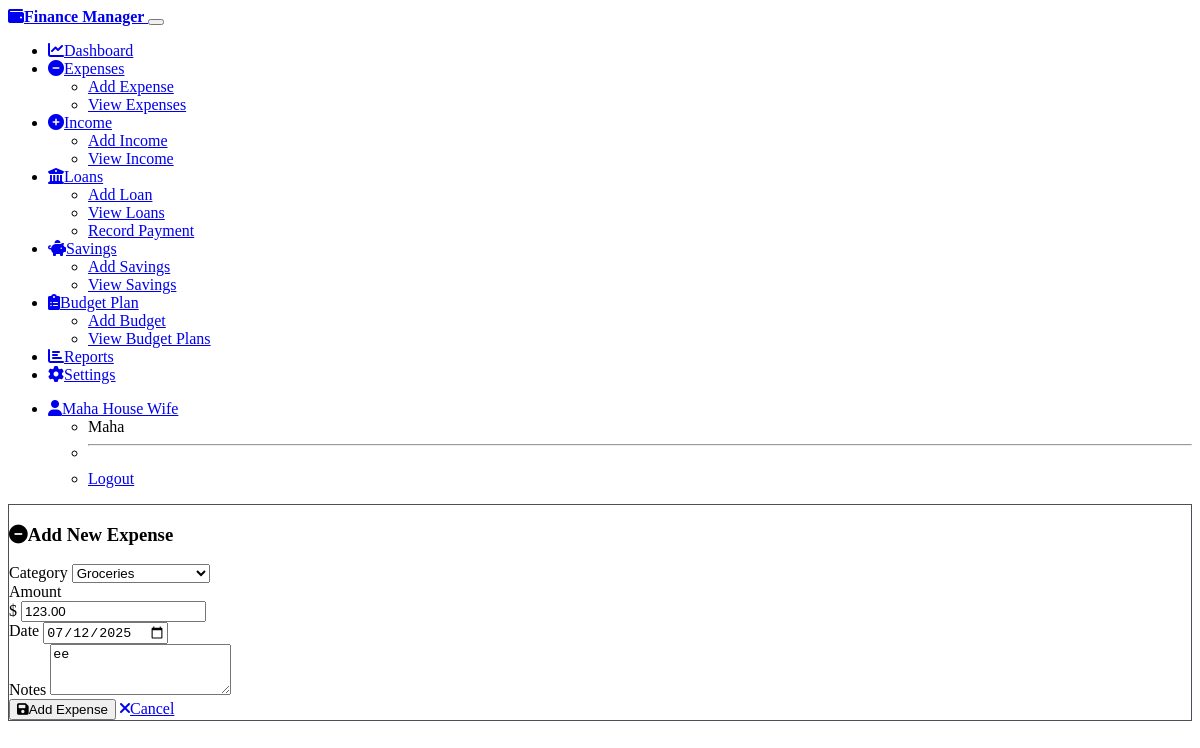
The page /expenses/edit/4 (signed in) on the database its author committed.
### models.py (models this page shows, shortened)
class User(UserMixin, db.Model):
    __tablename__ = 'user'
    id = db.Column(db.Integer, primary_key=True, autoincrement=True)
    household_id = db.Column(db.Integer, db.ForeignKey('household.id'), nullable=False)
    display_name = db.Column(db.String(100), nullable=False)
    email = db.Column(db.String(200), unique=True, nullable=True)
    password_hash = db.Column(db.String(255), nullable=True)
    created_at = db.Column(db.DateTime, default=datetime.utcnow)
    expenses = db.relationship('Expense', backref='user', lazy=True)
    savings = db.relationship('Savings', backref='user', lazy=True)
    budget_plans = db.relationship('BudgetPlan', backref='user', lazy=True)

class Household(db.Model):
    __tablename__ = 'household'
    id = db.Column(db.Integer, primary_key=True, autoincrement=True)
    name = db.Column(db.String(100), nullable=False)
    created_at = db.Column(db.DateTime, default=datetime.utcnow)
    users = db.relationship('User', backref='household', lazy=True)
    expense_categories = db.relationship('ExpenseCategory', backref='household', lazy=True)
    expenses = db.relationship('Expense', backref='household', lazy=True)
    incomes = db.relationship('Income', backref='household', lazy=True)
    loans = db.relationship('Loan', backref='household', lazy=True)
    savings = db.relationship('Savings', backref='household', lazy=True)
    budget_plans = db.relationship('BudgetPlan', backref='household', lazy=True)

class Expense(db.Model):
    __tablename__ = 'expense'
    id = db.Column(db.Integer, primary_key=True, autoincrement=True)
    household_id = db.Column(db.Integer, db.ForeignKey('household.id'), nullable=False)
    category_id = db.Column(db.Integer, db.ForeignKey('expense_category.id'), nullable=False)
    user_id = db.Column(db.Integer, db.ForeignKey('user.id'), nullable=False)
    amount = db.Column(db.Numeric(12, 2), nullable=False)
    currency = db.Column(db.String(3), default='USD')
    expense_date = db.Column(db.Date, nullable=False)
    notes = db.Column(db.String(255))
    created_at = db.Column(db.DateTime, default=datetime.utcnow)

### routes.py (the view)
@expense_bp.route('/edit/<int:id>', methods=['GET', 'POST'])
@login_required
def edit_expense(id):
    expense = Expense.query.filter_by(id=id, user_id=current_user.id).first_or_404()
    form = ExpenseForm(obj=expense)
    if request.method == 'POST' and form.validate_on_submit():
        form.populate_obj(expense)
        db.session.commit()
        flash('Expense updated successfully!', 'success')
        return redirect(url_for('expense.list_expenses'))
    categories = ExpenseCategory.query.filter(
        (ExpenseCategory.is_default == True) |
        (ExpenseCategory.household_id.in_(
            db.session.query(Household.id).filter_by(id=current_user.id)
        ))
    ).all()
    return render_template('expenses/add.html', form=form, expense=expense, categories=categories)

### forms.py
class ExpenseForm(FlaskForm):
    category_id = SelectField('Category', validators=[DataRequired()], coerce=int)
    amount = DecimalField('Amount', validators=[DataRequired(), NumberRange(min=0.01)], places=2)
    expense_date = DateField('Date', validators=[DataRequired()])
    notes = TextAreaField('Notes', validators=[Optional(), Length(max=255)])
    def __init__(self, *args, **kwargs):
        super(ExpenseForm, self).__init__(*args, **kwargs)
        if current_user.is_authenticated:
            categories = ExpenseCategory.query.filter(
                (ExpenseCategory.household_id == current_user.household_id) |
                (ExpenseCategory.is_default == True)
            ).all()
            self.category_id.choices = [(c.id, c.name) for c in categories]

### templates/expenses/add.html (shortened to what this page needs)
{% extends "base.html" %}
{% block content %}
<div class="row justify-content-center">
    <div class="col-md-8 col-lg-6">
        <div class="card">
            <div class="card-header">
                <h3><i class="fas fa-minus-circle me-2"></i>Add New Expense</h3>
            </div>
            <div class="card-body">
                <form method="POST">
                    <div class="mb-3">
                        {{ form.category_id.label(class="form-label") }}
                        {{ form.category_id(class="form-select") }}
                    </div>
                    <div class="mb-3">
                        {{ form.amount.label(class="form-label") }}
                        <div class="input-group">
                            <span class="input-group-text">$</span>
                            {{ form.amount(class="form-control") }}
                        </div>
                    </div>
                    <div class="mb-3">
                        {{ form.expense_date.label(class="form-label") }}
                        {{ form.expense_date(class="form-control") }}
                    </div>
                    <div class="mb-3">
                        {{ form.notes.label(class="form-label") }}
                        {{ form.notes(class="form-control", rows="3") }}
                    </div>
                    <div class="d-flex gap-2">
                        <button type="submit" class="btn btn-danger">
                            <i class="fas fa-save me-2"></i>Add Expense
                        </button>
                        <a href="{{ url_for('main.dashboard') }}" class="btn btn-secondary">
                            <i class="fas fa-times me-2"></i>Cancel
                        </a>
                    </div>
                </form>
            </div>
        </div>
    </div>
</div>
{% endblock %}

### templates/base.html (shortened to what this page needs)
<!DOCTYPE html>
<html lang="en" data-bs-theme="dark">
<head>
    <link href="https://cdn.replit.com/agent/bootstrap-agent-dark-theme.min.css" rel="stylesheet">
    <link rel="stylesheet" href="https://cdnjs.cloudflare.com/ajax/libs/font-awesome/6.0.0/css/all.min.css">
    <link rel="stylesheet" href="{{ url_for('static', filename='css/custom.css') }}">
</head>
<body>
    {% if current_user.is_authenticated %}
    <nav class="navbar navbar-expand-lg navbar-dark bg-primary">
        <div class="container">
            <a class="navbar-brand" href="{{ url_for('main.dashboard') }}">
                <i class="fas fa-wallet me-2"></i>Finance Manager
            </a>
            <button class="navbar-toggler" type="button" data-bs-toggle="collapse" data-bs-target="#navbarNav">
            </button>
            <div class="collapse navbar-collapse" id="navbarNav">
                <ul class="navbar-nav me-auto">
                    <li class="nav-item">
                        <a class="nav-link" href="{{ url_for('main.dashboard') }}">
                            <i class="fas fa-chart-line me-1"></i>Dashboard
                        </a>
                    </li>
                    <li class="nav-item dropdown">
                        <a class="nav-link dropdown-toggle" href="#" role="button" data-bs-toggle="dropdown">
                            <i class="fas fa-minus-circle me-1"></i>Expenses
                        </a>
                        <ul class="dropdown-menu">
                            <li><a class="dropdown-item" href="{{ url_for('expense.add_expense') }}">Add Expense</a></li>
                            <li><a class="dropdown-item" href="{{ url_for('expense.list_expenses') }}">View Expenses</a></li>
                        </ul>
                    </li>
                    <li class="nav-item dropdown">
                        <a class="nav-link dropdown-toggle" href="#" role="button" data-bs-toggle="dropdown">
                            <i class="fas fa-plus-circle me-1"></i>Income
                        </a>
                        <ul class="dropdown-menu">
                            <li><a class="dropdown-item" href="{{ url_for('income.add_income') }}">Add Income</a></li>
                            <li><a class="dropdown-item" href="{{ url_for('income.list_income') }}">View Income</a></li>
                        </ul>
                    </li>
                    <li class="nav-item dropdown">
                        <a class="nav-link dropdown-toggle" href="#" role="button" data-bs-toggle="dropdown">
                            <i class="fas fa-university me-1"></i>Loans
                        </a>
                        <ul class="dropdown-menu">
                            <li><a class="dropdown-item" href="{{ url_for('loan.add_loan') }}">Add Loan</a></li>
                            <li><a class="dropdown-item" href="{{ url_for('loan.list_loans') }}">View Loans</a></li>
                            <li><a class="dropdown-item" href="{{ url_for('loan.add_payment') }}">Record Payment</a></li>
                        </ul>
                    </li>
                    <li class="nav-item dropdown">
                        <a class="nav-link dropdown-toggle" href="#" role="button" data-bs-toggle="dropdown">
                            <i class="fas fa-piggy-bank me-1"></i>Savings
                        </a>
                        <ul class="dropdown-menu">
                            <li><a class="dropdown-item" href="{{ url_for('savings.add_savings') }}">Add Savings</a></li>
                            <li><a class="dropdown-item" href="{{ url_for('savings.list_savings') }}">View Savings</a></li>
                        </ul>
                    </li>
                    <li class="nav-item dropdown">
                        <a class="nav-link dropdown-toggle" href="#" role="button" data-bs-toggle="dropdown">
                            <i class="fas fa-clipboard-list me-1"></i>Budget Plan
                        </a>
                        <ul class="dropdown-menu">
                            <li><a class="dropdown-item" href="{{ url_for('budget.add_budget') }}">Add Budget</a></li>
                            <li><a class="dropdown-item" href="{{ url_for('budget.list_budget') }}">View Budget Plans</a></li>
                        </ul>
                    </li>
                    <li class="nav-item">
                        <a class="nav-link" href="{{ url_for('report.index') }}">
                            <i class="fas fa-chart-bar me-1"></i>Reports
                        </a>
                    </li>
                    <li class="nav-item">
                        <a class="nav-link" href="{{ url_for('settings.index') }}">
                            <i class="fas fa-cog me-1"></i>Settings
                        </a>
                    </li>
                </ul>
                <ul class="navbar-nav">
                    <li class="nav-item dropdown">
                        <a class="nav-link dropdown-toggle" href="#" role="button" data-bs-toggle="dropdown">
                            <i class="fas fa-user me-1"></i>{{ current_user.display_name }}
                        </a>
                        <ul class="dropdown-menu">
                            <li><span class="dropdown-item-text">{{ current_user.household.name }}</span></li>
                            <li><hr class="dropdown-divider"></li>
                            <li><a class="dropdown-item" href="{{ url_for('auth.logout') }}">Logout</a></li>
                        </ul>
                    </li>
                </ul>
            </div>
        </div>
    </nav>
    {% endif %}
    <main class="container mt-4">
        {% block content %}{% endblock %}
    </main>
</body>
</html>

### static/css/custom.css (style rules this page uses)
:root { --bs-body-bg: #1a1a1a; --bs-body-color: #e9ecef; --bs-border-color: #495057; }
.card { border: 1px solid var(--bs-border-color); transition: box-shadow 0.15s ease-in-out; }
.navbar-brand { font-weight: 600; }
.nav-link { transition: color 0.15s ease-in-out; }
.btn { transition: all 0.15s ease-in-out; }

### rows shown on the page
User: display_name "Maha House Wife"
Household: household.name "Maha"
Expense: category_id "Groceries", amount "123.00", expense_date "07/12/2025", notes "ee"
